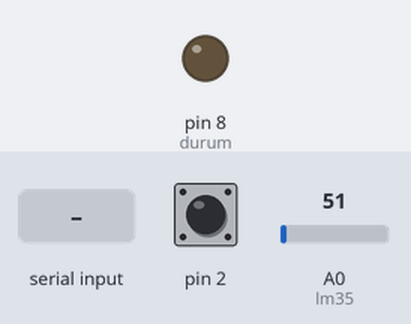
Simulated run of this sketch. Board: Arduino Uno, built with avr-gcc and run on an emulated ATmega328P. Parts: output pins drawn as LEDs (lit = HIGH). The test bench sets the inputs (shaded band); at power-on: pin 2 HIGH, A0 (lm35) = 51. What the sketch prints to the serial monitor is not drawn.

Above: at 1.2 s.
1.3 s: "BASLA" received over Serial
At 3.1 s:
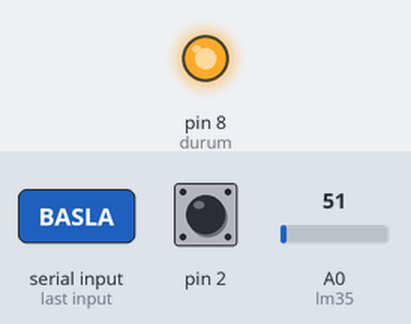
3.8 s: pin 2 pulled LOW for 0.15 s
5.4 s: pin 2 pulled LOW for 1 s
Timing chart, 0 to 8.4 s (numbered marks = the images above; inputs shaded):
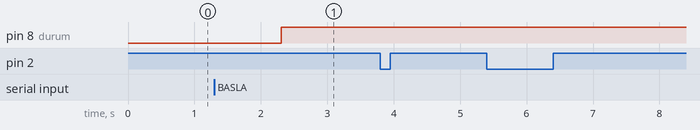

Measured:
- after the input at 1.3 s, pin 8 (durum): LOW → HIGH after 1.0 s
- after the input at 3.8 s, every drawn part: stays the same
- after the input at 5.4 s, every drawn part: stays the same

The sketch:

Soru_-_5.ino
```cpp
// (licence header left out)
volatile int durum = 0;
String komut;
int lm35 	   = A0;
float lm35Deg  = 0;
float sicaklik = 0;
float oncekiSicaklik = 0;
// the setup routine runs once when you press reset:
void setup() {
  Serial.begin(9600);
  Serial.println("Program BASLADI");
  DDRB  |= (1 << 0);
  PORTD |= (1 << 2);
  attachInterrupt(0,fonk,FALLING);
}
void fonk(){
  if(durum){
    lm35Deg = analogRead(lm35);
    lm35Deg = (lm35Deg/1023)*5000;
    sicaklik = lm35Deg/10.0;
    Serial.print("Sicaklik : ");
    Serial.print(sicaklik);
    Serial.print(" C , Onceki olcumden ");
    if(sicaklik > oncekiSicaklik){
      oncekiSicaklik = sicaklik - oncekiSicaklik;
      Serial.print(oncekiSicaklik);
      Serial.println(" C daha fazla");
    }else if(sicaklik < oncekiSicaklik){
      oncekiSicaklik = oncekiSicaklik - sicaklik;
      Serial.print(oncekiSicaklik);
      Serial.println(" C daha az");
    }
    oncekiSicaklik = sicaklik;
  }
}
// the loop routine runs over and over again forever:
void loop() {
  while (Serial.available() > 0) {
    komut +=  Serial.readString();
  }
  if(komut == "BASLA"){
    durum = 1;
  }
  PORTB |= (durum << 0);
}
```
